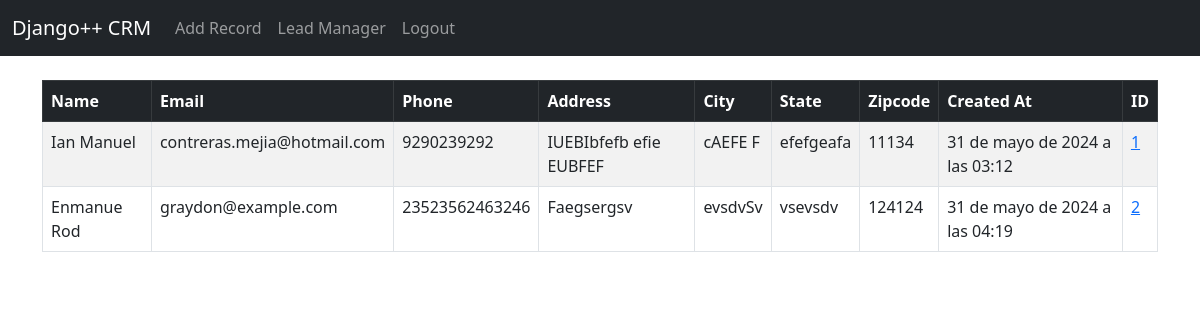
The page / (signed in) on the database its author committed.
### core/models.py (models this page shows, shortened)
class Record(models.Model):
    created_at = models.DateTimeField(auto_now_add=True)
    first_name = models.CharField(max_length=50)
    last_name = models.CharField(max_length=50)
    email = models.CharField(max_length=100)
    phone = models.CharField(max_length=15)
    address = models.CharField(max_length=100)
    city = models.CharField(max_length=50)
    state = models.CharField(max_length=50)
    zipcode = models.CharField(max_length=20)

### core/views.py (the view)
# urls.py: 2. Add a URL to urlpatterns:  path('', views.home, name='home')
def home(request):
    records = Record.objects.all()
    if request.method == "POST":
        username = request.POST["username"]
        password = request.POST["password"]
        user = authenticate(request, username=username, password=password)
        if user is not None:
            login(request, user)
            messages.success(request, "You Have Been Logged In!")
            return redirect("home")
        else:
            messages.success(request, "There Was An Error Logging In, Please Try Again...")
            return redirect("home")
    else:
        return render(request, "home.html", {"records": records})

### core/templates/home.html (shortened to what this page needs)
{% extends 'base.html' %}
{% block content %}
{% if user.is_authenticated %}
<table class="table table-striped table-hover table-bordered">
  <thead class="table-dark">
    <tr>
      <th scope="col">Name</th>
      <th scope="col">Email</th>
      <th scope="col">Phone</th>
      <th scope="col">Address</th>
      <th scope="col">City</th>
      <th scope="col">State</th>
      <th scope="col">Zipcode</th>
      <th scope="col">Created At</th>
      <th scope="col">ID</th>
    </tr>
  </thead>
  <tbody>
{% if records %}
	{% for record in records %}
		<tr>
			<td>{{ record.first_name }} {{ record.last_name }}</td>
			<td>{{ record.email }}</td>
			<td>{{ record.phone }}</td>
			<td>{{ record.address }}</td>
			<td>{{ record.city }}</td>
			<td>{{ record.state }}</td>
			<td>{{ record.zipcode }}</td>
			<td>{{ record.created_at }}</td>
			<td><a href="{% url 'record' record.id %}">{{ record.id }}</a></td>
		</tr>
	{% endfor %}
{% endif %}
	  </tbody>
	</table>
{% endif %}
{% endblock %}

### core/templates/base.html (shortened to what this page needs)
<!doctype html>
<html lang="en">
  <head>
    <link href="https://cdn.jsdelivr.net/npm/bootstrap@5.3.0-alpha1/dist/css/bootstrap.min.css" rel="stylesheet">
  </head>
  <body>
    {% include 'navbar.html' %}
    <div class="container">
      <br/>
      {% block content %}
      {% endblock%}
    </div>
  </body>
</html>

### core/templates/navbar.html (shortened to what this page needs)
<nav class="navbar navbar-expand-lg navbar-dark bg-dark">
  <div class="container-fluid">
    <a class="navbar-brand" href="{% url 'home' %}">Django++ CRM</a>
    <div class="collapse navbar-collapse" id="navbarSupportedContent">
      <ul class="navbar-nav me-auto mb-2 mb-lg-0">
        {% if user.is_authenticated %}
        <li class="nav-item">
          <a class="nav-link" href="{% url 'add_record' %}">Add Record</a>
        </li>
        <li class="nav-item">
          <a class="nav-link" href="{% url 'leads' %}">Lead Manager</a>
        </li>
        <li class="nav-item">
          <a class="nav-link" href="{% url 'logout' %}">Logout</a>
        </li>
        {% endif %}
      </ul>
    </div>
  </div>
</nav>

### rows shown on the page
Record: first_name "Ian", last_name "Manuel", email "contreras.mejia@hotmail.com", phone "9290239292", address "IUEBIbfefb efie EUBFEF", city "cAEFE F", state "efefgeafa", zipcode "11134", created_at "31 de mayo de 2024 a las 03:12", id "1"
Record: first_name "Enmanue", last_name "Rod", email "graydon@example.com", phone "23523562463246", address "Faegsergsv", city "evsdvSv", state "vsevsdv", zipcode "124124", created_at "31 de mayo de 2024 a las 04:19", id "2"
